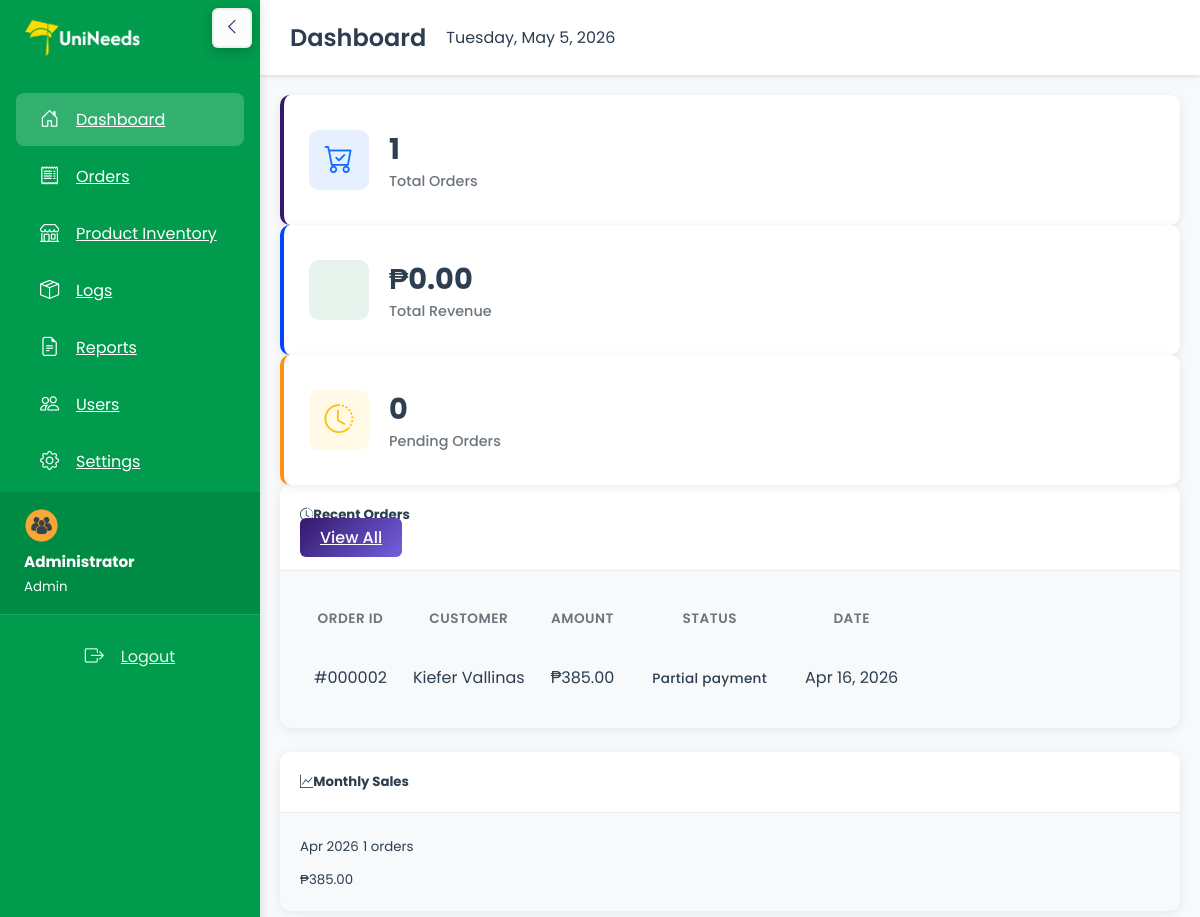
Page /admin/dashboard.php (signed in) on the committed database.
### tables this page shows
CREATE TABLE `orders` (
  `order_id` int NOT NULL,
  `user_id` int NOT NULL,
  `total_amount` decimal(10,2) NOT NULL DEFAULT '0.00',
  `payment_method` varchar(50) DEFAULT 'Cash',
  `receipt_proof` varchar(255) DEFAULT NULL,
  `status` varchar(50) DEFAULT NULL,
  `order_status` varchar(50) NOT NULL DEFAULT 'pending',
  `received_at` datetime DEFAULT NULL,
  `due_date` datetime DEFAULT NULL,
  `cancellation_reason` text,
  `created_at` timestamp NULL DEFAULT CURRENT_TIMESTAMP,
  `updated_at` timestamp NULL DEFAULT NULL ON UPDATE CURRENT_TIMESTAMP
);

CREATE TABLE `users` (
  `user_id` int NOT NULL,
  `email` varchar(255) NOT NULL,
  `password` varchar(255) NOT NULL,
  `user_type` varchar(20) NOT NULL DEFAULT 'student',
  `full_name` varchar(255) DEFAULT NULL,
  `phone` varchar(20) DEFAULT NULL,
  `student_id` varchar(50) DEFAULT NULL,
  `course` varchar(255) DEFAULT NULL,
  `year_level` varchar(50) DEFAULT NULL,
  `section` varchar(50) DEFAULT NULL,
  `status` enum('active','archived') NOT NULL DEFAULT 'active',
  `created_at` timestamp NULL DEFAULT CURRENT_TIMESTAMP,
  `updated_at` timestamp NULL DEFAULT NULL ON UPDATE CURRENT_TIMESTAMP
);

### config/database.php (called while the page is built, shortened)
<?php
function isSuperAdmin() {
    return isset($_SESSION['user_type']) && $_SESSION['user_type'] === 'superadmin';
}
function formatCurrency($amount) {
    return '₱' . number_format($amount, 2);
}
?>

### admin/dashboard.php (the view, shortened to what this page needs)
<?php
require_once '../config/database.php';
$stats = [];
$is_superadmin = isSuperAdmin();
if ($is_superadmin) {
    $query = "SELECT COUNT(*) as total_students FROM users WHERE user_type = 'student' AND status = 'active'";
    $result = mysqli_query($conn, $query);
    $stats['total_students'] = mysqli_fetch_assoc($result)['total_students'];
    $query = "SELECT COUNT(*) as total_admins FROM users WHERE user_type = 'admin' AND status = 'active'";
    $result = mysqli_query($conn, $query);
    $stats['total_admins'] = mysqli_fetch_assoc($result)['total_admins'];
    $query = "SELECT COUNT(*) as archived_students FROM users WHERE user_type = 'student' AND status = 'archived'";
    $result = mysqli_query($conn, $query);
    $stats['archived_students'] = mysqli_fetch_assoc($result)['archived_students'];
    $query = "SELECT COUNT(*) as total_accounts FROM users WHERE user_type IN ('student','admin') AND status = 'active'";
    $result = mysqli_query($conn, $query);
    $stats['total_accounts'] = mysqli_fetch_assoc($result)['total_accounts'];
} else {
    $query = "SELECT COUNT(*) as total FROM orders";
    $result = mysqli_query($conn, $query);
    $stats['total_orders'] = mysqli_fetch_assoc($result)['total'];
    $query = "SELECT SUM(total_amount) as revenue FROM orders WHERE order_status = 'completed'";
    $result = mysqli_query($conn, $query);
    $stats['revenue'] = mysqli_fetch_assoc($result)['revenue'] ?? 0;
    $query = "SELECT COUNT(*) as pending FROM orders WHERE order_status IN ('pending', 'pending_payment')";
    $result = mysqli_query($conn, $query);
    $stats['pending_orders'] = mysqli_fetch_assoc($result)['pending'];
    $query = "SELECT COUNT(*) as total FROM products WHERE status = 'available'";
    $result = mysqli_query($conn, $query);
    $stats['total_products'] = mysqli_fetch_assoc($result)['total'];
    $query = "SELECT COUNT(*) as low_stock FROM products WHERE stock_quantity <= 10 AND stock_quantity > 0 AND status = 'available'";
    $result = mysqli_query($conn, $query);
    $stats['low_stock'] = mysqli_fetch_assoc($result)['low_stock'];
}
$query = "SELECT o.*, u.full_name, u.email, o.created_at AS order_date
          FROM orders o
          JOIN users u ON o.user_id = u.user_id
          ORDER BY o.created_at DESC
          LIMIT 5";
$recent_orders = mysqli_query($conn, $query);
$query = "SELECT
            DATE_FORMAT(created_at, '%Y-%m') as month,
            SUM(total_amount) as total_sales,
            COUNT(*) as order_count
          FROM orders
          WHERE created_at >= DATE_SUB(NOW(), INTERVAL 6 MONTH)
          GROUP BY DATE_FORMAT(created_at, '%Y-%m')
          ORDER BY month DESC";
$monthly_sales = mysqli_query($conn, $query);
?>
<!DOCTYPE html>
<html lang="en">
<head>
    <link href="https://cdn.jsdelivr.net/npm/bootstrap@5.3.0/dist/css/bootstrap.min.js" rel="stylesheet">
    <link rel="stylesheet" href="https://cdn.jsdelivr.net/npm/bootstrap-icons@1.10.0/font/bootstrap-icons.css">
    <link rel="stylesheet" href="../assets/css/style.css">
    <link rel="stylesheet" href="../assets/css/mobile.css">
</head>
<body>
    <?php include 'includes/sidebar.php'; ?>
    <div class="main-content">
        <div class="top-bar">
            <h2>Dashboard</h2>
            <div class="ms-auto">
                <span class="text-muted"><?php echo date('l, F j, Y'); ?></span>
            </div>
        </div>
        <div class="content-area">
            <div class="row g-4 mb-4 align-items-stretch">
                <?php if ($is_superadmin): ?>
                    <div class="col-md-4">
                        <div class="stat-card stat-primary">
                            <div class="stat-icon">
                                <i class="bi bi-people"></i>
                            </div>
                            <div class="stat-info">
                                <h3><?php echo $stats['total_students']; ?></h3>
                                <p>Active Students</p>
                            </div>
                        </div>
                    </div>
                    <div class="col-md-4">
                        <div class="stat-card stat-secondary">
                            <div class="stat-icon">
                                <i class="bi bi-person-badge"></i>
                            </div>
                            <div class="stat-info">
                                <h3><?php echo $stats['total_admins']; ?></h3>
                                <p>Active Admins</p>
                            </div>
                        </div>
                    </div>
                    <div class="col-md-4">
                        <div class="stat-card stat-success">
                            <div class="stat-icon">
                                <i class="bi bi-folder2-open"></i>
                            </div>
                            <div class="stat-info">
                                <h3><?php echo $stats['archived_students']; ?></h3>
                                <p>Archived Students</p>
                            </div>
                        </div>
                    </div>
                <?php else: ?>
                    <div class="col-md-4">
                        <div class="stat-card stat-primary">
                            <div class="stat-icon">
                                <i class="bi bi-cart-check"></i>
                            </div>
                            <div class="stat-info">
                                <h3><?php echo $stats['total_orders']; ?></h3>
                                <p>Total Orders</p>
                            </div>
                        </div>
                    </div>
                    <div class="col-md-4">
                        <div class="stat-card stat-success">
                            <div class="stat-icon">
                            </div>
                            <div class="stat-info">
                                <h3><?php echo formatCurrency($stats['revenue']); ?></h3>
                                <p>Total Revenue</p>
                            </div>
                        </div>
                    </div>
                    <div class="col-md-4">
                        <div class="stat-card stat-warning">
                            <div class="stat-icon">
                                <i class="bi bi-clock-history"></i>
                            </div>
                            <div class="stat-info">
                                <h3><?php echo $stats['pending_orders']; ?></h3>
                                <p>Pending Orders</p>
                            </div>
                        </div>
                    </div>
                <?php endif; ?>
                </div>
            <?php if ($is_superadmin): ?>
                <div class="row g-4">
                    <div class="col-12">
                        <div class="card">
                            <div class="card-header d-flex justify-content-between align-items-center">
                                <h5 class="mb-0"><i class="bi bi-people-fill me-2"></i>Superadmin Quick Actions</h5>
                                <a href="users.php" class="btn btn-sm btn-primary">Manage Accounts</a>
                            </div>
                            <div class="card-body">
                                <div class="row g-3">
                                    <div class="col-sm-6">
                                        <a href="users.php?add_type=admin" class="text-decoration-none">
                                            <div class="card border-primary h-100">
                                                <div class="card-body d-flex align-items-center gap-3">
                                                    <i class="bi bi-person-badge fs-2 text-primary"></i>
                                                    <div>
                                                        <h6 class="mb-1">Add Admin</h6>
                                                        <p class="mb-0 text-muted">Create a new admin account</p>
                                                    </div>
                                                </div>
                                            </div>
                                        </a>
                                    </div>
                                    <div class="col-sm-6">
                                        <a href="users.php?add_type=student" class="text-decoration-none">
                                            <div class="card border-success h-100">
                                                <div class="card-body d-flex align-items-center gap-3">
                                                    <i class="bi bi-person-plus fs-2 text-success"></i>
                                                    <div>
                                                        <h6 class="mb-1">Add Student</h6>
                                                        <p class="mb-0 text-muted">Create a new student account</p>
                                                    </div>
                                                </div>
                                            </div>
                                        </a>
                                    </div>
                                </div>
                            </div>
                        </div>
                    </div>
                </div>
            <?php else: ?>
                <div class="row g-4">
                    <div class="col-12">
                        <div class="card">
                            <div class="card-header d-flex justify-content-between align-items-center">
                                <h5 class="mb-0"><i class="bi bi-clock-history me-2"></i>Recent Orders</h5>
                                <a href="orders.php" class="btn btn-sm btn-primary">View All</a>
                            </div>
                            <div class="card-body p-0">
                                <div class="table-responsive">
                                    <table class="table table-hover mb-0">
                                        <thead class="table-light">
                                            <tr>
                                                <th>Order ID</th>
                                                <th>Customer</th>
                                                <th>Amount</th>
                                                <th>Status</th>
                                                <th>Date</th>
                                            </tr>
                                        </thead>
                                        <tbody>
                                            <?php if (mysqli_num_rows($recent_orders) > 0): ?>
                                                <?php while ($order = mysqli_fetch_assoc($recent_orders)): ?>
                                                    <tr>
                                                        <td>#<?php echo str_pad($order['order_id'], 6, '0', STR_PAD_LEFT); ?></td>
                                                        <td><?php echo htmlspecialchars($order['full_name']); ?></td>
                                                        <td><?php echo formatCurrency($order['total_amount']); ?></td>
                                                        <td>
                                                            <?php
                                                            $badge_class = [
                                                                'pending_payment' => 'secondary',
                                                                'pending' => 'warning',
                                                                'ready for pickup' => 'info',
                                                                'completed' => 'success',
                                                                'cancelled' => 'danger'
                                                            ];
                                                            $order_status_clean = str_replace('_', ' ', $order['order_status']);
                                                            $current_badge_class = $badge_class[$order['order_status']] ?? 'secondary';
                                                            ?>
                                                            <span class="badge bg-<?php echo $current_badge_class; ?>">
                                                                <?php echo ucfirst($order_status_clean); ?>
                                                            </span>
                                                        </td>
                                                        <td><?php echo date('M j, Y', strtotime($order['created_at'])); ?></td>
                                                    </tr>
                                                <?php endwhile; ?>
                                            <?php else: ?>
                                                <tr>
                                                    <td colspan="5" class="text-center py-4">No orders yet</td>
                                                </tr>
                                            <?php endif; ?>
                                        </tbody>
                                    </table>
                                </div>
                            </div>
                        </div>
                    </div>
                    <div class="col-md-4">
                        <div class="card">
                            <div class="card-header">
                                <h5 class="mb-0"><i class="bi bi-graph-up me-2"></i>Monthly Sales</h5>
                            </div>
                            <div class="card-body">
                                <?php if (mysqli_num_rows($monthly_sales) > 0): ?>
                                    <?php while ($month = mysqli_fetch_assoc($monthly_sales)): ?>
                                        <div class="mb-3">
                                            <div class="d-flex justify-content-between mb-1">
                                                <small><?php echo date('M Y', strtotime($month['month'])); ?></small>
                                                <small class="text-muted"><?php echo $month['order_count']; ?> orders</small>
                                            </div>
                                            <div class="progress" style="height: 8px;">
                                            </div>
                                            <small class="text-success"><?php echo formatCurrency($month['total_sales']); ?></small>
                                        </div>
                                    <?php endwhile; ?>
                                <?php else: ?>
                                    <p class="text-muted text-center">No sales data available</p>
                                <?php endif; ?>
                            </div>
                        </div>
                    </div>
                </div>
            <?php endif; ?>
        </div>
    </div>
</body>
</html>

### rows in the picture
orders: order_id "000002", user.full_name "Kiefer Vallinas", total_amount "₱385.00", order_status "Partial payment", created_at "Apr 16, 2026"

### other values in the picture
$_SESSION['full_name'] "Administrator"
$_SESSION['user_type'] "Admin"
$stats['total_orders'] "1"
formatCurrency($stats['revenue']) "₱0.00"
$stats['pending_orders'] "0"
date('M Y', strtotime($month['month'])) "Apr 2026"
$month['order_count'] "1"
formatCurrency($month['total_sales']) "₱385.00"
